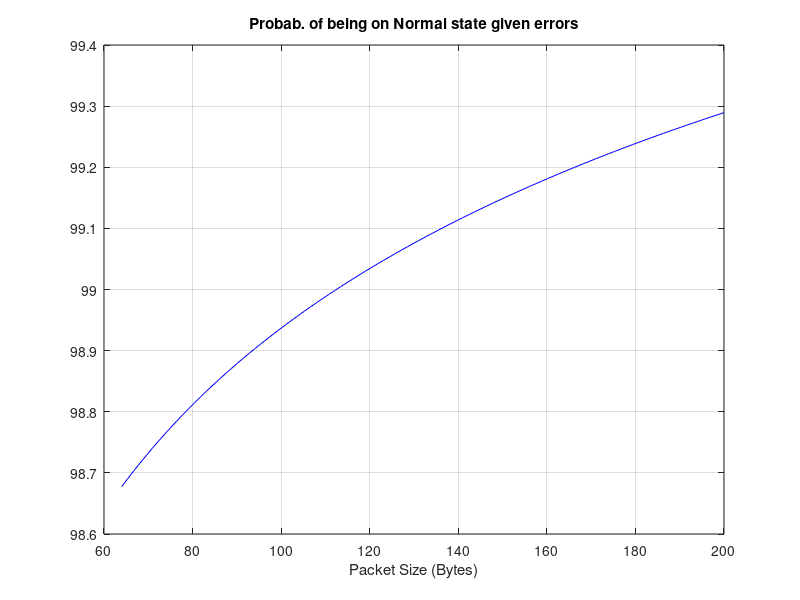
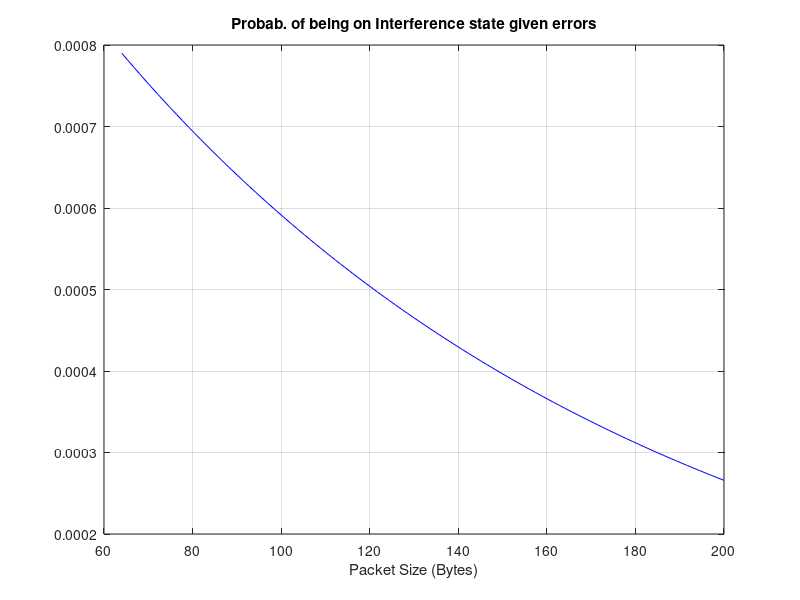

The MATLAB source for these figures, in order:
%% 4a)  ##########################################
%% para estar num de intereferencia -> 10^-3 e 10^-2

% normal state

state6 =  1 / (1 + (8 / 600) + (5 / 200) * (8 / 600) + (2 / 50) * (5 /200) * (8 / 600) + (1 / 5) * (2 / 50) * (5 / 200) * (8 / 600))
state5 = (8 / 600) / (1 + (8 / 600) + (5 / 200) * (8 / 600) + (2 / 50) * (5 / 200) * (8 / 600) + (1 / 5) * (2 / 50) * (5 / 200) * (8 / 600))
state4 = (5 / 200) * (8 / 600) / (1 + (8 / 600) + (5 / 200) * (8 / 600) + (2 / 50) * (5 / 200) * (8 / 600) + (1 / 5) * (2 / 50) * (5 / 200) * (8 /600))


probNormal = state6 + state5 + state4
             
% intereference state
state3 = (2 / 50) * (5 / 200) * (8 / 600) / (1 + (8 / 600) + (5 / 200) *(8 / 600) + (2 / 50) * (5 / 200) * (8 / 600) + (1 / 5) * (2 / 50) * (5 /200) * (8 / 600));

state2 = (1 / 5) * (2 / 50) * (5 / 200) * (8 / 600) / (1 + (8 / 600) + (5/ 200) * (8 / 600) + (2 / 50) * (5 / 200) * (8 / 600) + (1 / 5) * (2 /50) * (5 / 200) * (8 / 600));


probInterefence = state3 + state2
%% 4b)  ##########################################

% normal state
state6 = 1 / (1 + 8/600 + 8/600*5/200 + 8/600*5/200*2/50 + 8/600*5/200*2/50*1/5);
state5 = (8/600) / (1 + 8/600 + 8/600*5/200 + 8/600*5/200*2/50 + 8/600*5/200*2/50*1/5);
state4 = (8/600*5/200) / (1 + 8/600 + 8/600*5/200 + 8/600*5/200*2/50 + 8/600*5/200*2/50*1/5);

% intereference state
state3 = (8/600*5/200*2/50) / (1 + 8/600 + 8/600*5/200 + 8/600*5/200*2/50 + 8/600*5/200*2/50*1/5);
state2 = (8/600*5/200*2/50*1/5) / (1 + 8/600 + 8/600*5/200 + 8/600*5/200*2/50 + 8/600*5/200*2/50*1/5);

ber6 = state6 * 10^-6;
ber5 = state5 * 10^-5;
ber4 = state4 * 10^-4;

% normal average
normalAverage = (ber6 + ber5 + ber4)/ ( state6 + state5 + state4)

ber3 = state3 * 10^-3;
ber2 = state2 * 10^-2;

% intereference average
intereferenceAverage = (ber3 + ber2) / (state3 + state2) 


%% 4c)  ##########################################

packetsize = linspace(64*8,200*8);

% normal state
state6 = 1 / (1 + 8/600 + 8/600*5/200 + 8/600*5/200*2/50 + 8/600*5/200*2/50*1/5);
state5 = (8/600) / (1 + 8/600 + 8/600*5/200 + 8/600*5/200*2/50 + 8/600*5/200*2/50*1/5);
state4 = (8/600*5/200) / (1 + 8/600 + 8/600*5/200 + 8/600*5/200*2/50 + 8/600*5/200*2/50*1/5);

% intereference state
state3 = (8/600*5/200*2/50) / (1 + 8/600 + 8/600*5/200 + 8/600*5/200*2/50 + 8/600*5/200*2/50*1/5);
state2 = (8/600*5/200*2/50*1/5) / (1 + 8/600 + 8/600*5/200 + 8/600*5/200*2/50 + 8/600*5/200*2/50*1/5);

% 1 - ( nchoosek(n,i) * p^i * (1-p)^(n-i) )
% i = 0 (zero erros)
probEestado6 = 1 - ( 1 * (10^-6)^0 * (1-(10^-6)).^packetsize )
probEestado5 = 1 - ( 1 * (10^-5)^0 * (1-(10^-5)).^packetsize );
probEestado4 = 1 - ( 1 * (10^-4)^0 * (1-(10^-4)).^packetsize );
probEestado3 = 1 - ( 1 * (10^-3)^0 * (1-(10^-3)).^packetsize );
probEestado2 = 1 - ( 1 * (10^-2)^0 * (1-(10^-2)).^packetsize );

prob6dadoE = ( probEestado6 .* state6 ) ./ ( ( probEestado6 .* state6 ) + ( probEestado5 .* state5 ) + ( probEestado4 .* state4 ) + ( probEestado3 .* state3 ) + ( probEestado2 .* state2 ) )
prob5dadoE = ( probEestado5 .* state5 ) ./ ( ( probEestado6 .* state6 ) + ( probEestado5 .* state5 ) + ( probEestado4 .* state4 ) + ( probEestado3 .* state3 ) + ( probEestado2 .* state2 ) )
prob4dadoE = ( probEestado4 .* state4 ) ./ ( ( probEestado6 .* state6 ) + ( probEestado5 .* state5 ) + ( probEestado4 .* state4 ) + ( probEestado3 .* state3 ) + ( probEestado2 .* state2 ) )

probNdadoE = ( prob6dadoE + prob5dadoE + prob4dadoE)

figure(1)
plot(packetsize/8,probNdadoE * 100,'b-')
grid on
title('Probab. of being on Normal state given errors')
xlabel('Packet Size (Bytes)')

%% 4d)  ##########################################


packetsize = linspace(64*8,200*8);

% normal state
state6 = 1 / (1 + 8/600 + 8/600*5/200 + 8/600*5/200*2/50 + 8/600*5/200*2/50*1/5);
state5 = (8/600) / (1 + 8/600 + 8/600*5/200 + 8/600*5/200*2/50 + 8/600*5/200*2/50*1/5);
state4 = (8/600*5/200) / (1 + 8/600 + 8/600*5/200 + 8/600*5/200*2/50 + 8/600*5/200*2/50*1/5);

% intereference state
state3 = (8/600*5/200*2/50) / (1 + 8/600 + 8/600*5/200 + 8/600*5/200*2/50 + 8/600*5/200*2/50*1/5);
state2 = (8/600*5/200*2/50*1/5) / (1 + 8/600 + 8/600*5/200 + 8/600*5/200*2/50 + 8/600*5/200*2/50*1/5);

% 1 - ( nchoosek(n,i) * p^i * (1-p)^(n-i) )
% i = 0 (zero erros)
probEestado6 = ( 1 * (10^-6)^0 * (1-(10^-6)).^packetsize )
probEestado5 = ( 1 * (10^-5)^0 * (1-(10^-5)).^packetsize );
probEestado4 = ( 1 * (10^-4)^0 * (1-(10^-4)).^packetsize );
probEestado3 = ( 1 * (10^-3)^0 * (1-(10^-3)).^packetsize );
probEestado2 = ( 1 * (10^-2)^0 * (1-(10^-2)).^packetsize );

prob3dadoE = ( probEestado3 .* state3 ) ./ ( ( probEestado6 .* state6 ) + ( probEestado5 .* state5 ) + ( probEestado4 .* state4 ) + ( probEestado3 .* state3 ) + ( probEestado2 .* state2 ) )
prob2dadoE = ( probEestado2 .* state2 ) ./ ( ( probEestado6 .* state6 ) + ( probEestado5 .* state5 ) + ( probEestado4 .* state4 ) + ( probEestado3 .* state3 ) + ( probEestado2 .* state2 ) )


probNdadoE = ( prob3dadoE + prob2dadoE)

figure(2)
plot(packetsize/8,probNdadoE * 100,'b-')
grid on
title('Probab. of being on Interference state given errors')
xlabel('Packet Size (Bytes)')


